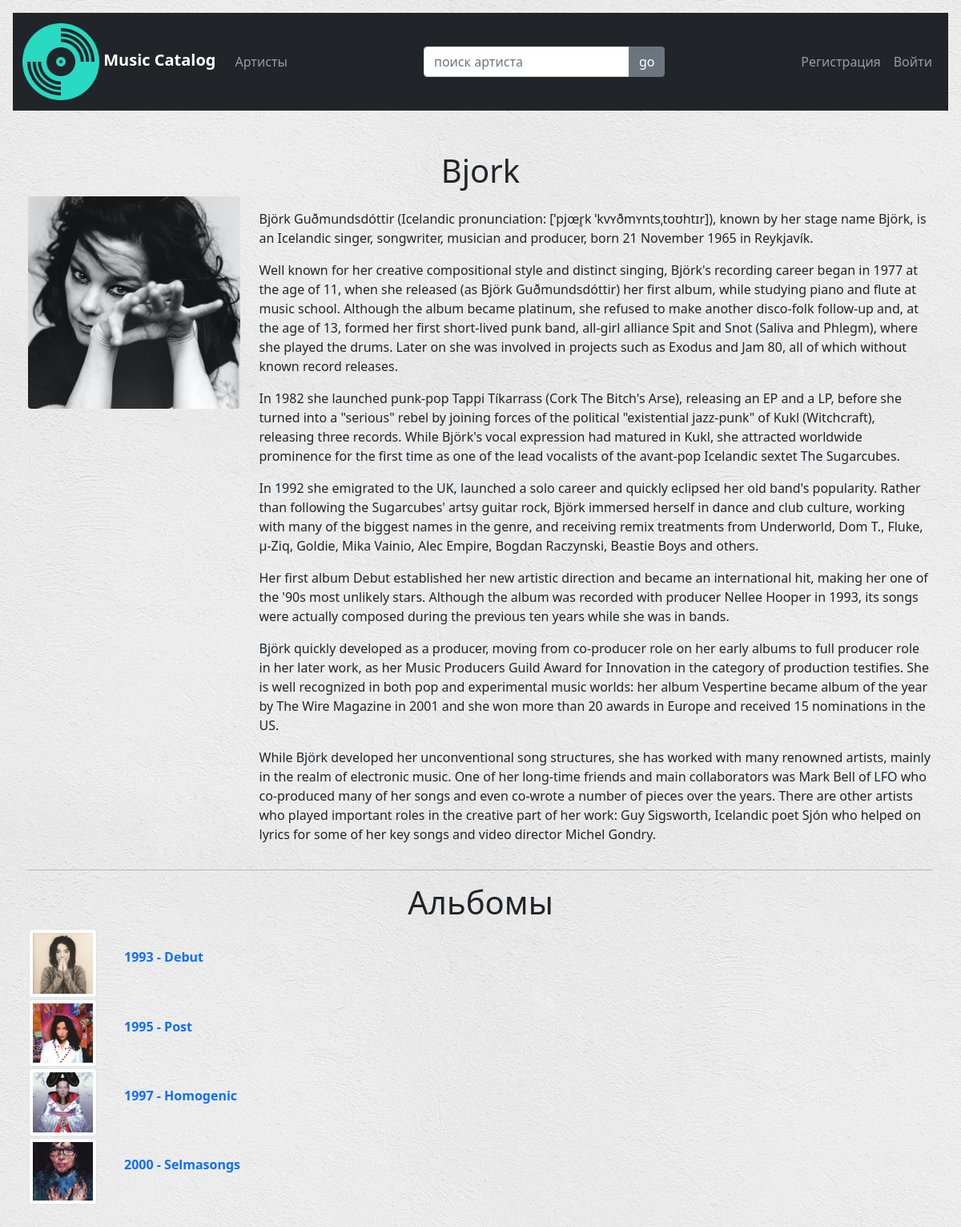
The app's page /artist/bjork/, older data.
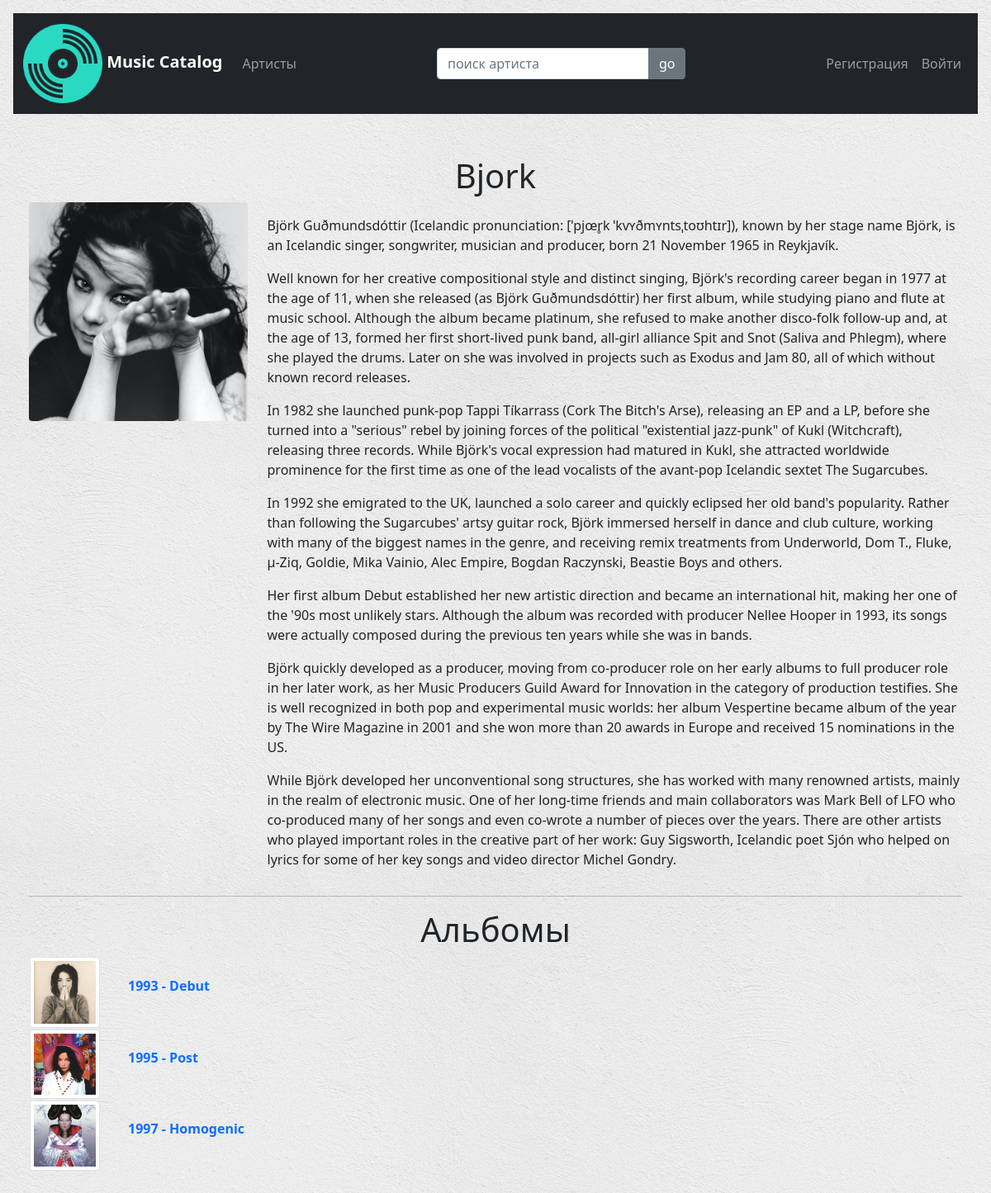
The same page, newer data.
### discography/models.py (models this page shows, shortened)
class Artist(models.Model):
    name = models.CharField("Имя", max_length=255, unique=True)
    profile = models.TextField("Профиль", blank=True)
    photo = models.ImageField("Фото", upload_to="artist", default='artist/singer.png')
    slug = models.SlugField("URL", max_length=255, unique=True, null=True)
    def __str__(self):
        return self.name
    class Meta:
        ordering = ("name",)

class Album(models.Model):
    title = models.CharField("Название", max_length=255)
    artist = models.ForeignKey(Artist, max_length=255, null=True, on_delete=models.CASCADE, related_name='albums',
                               verbose_name="Артист")
    photo = models.ImageField("Обложка", upload_to="album", default='album/vinyl.png')
    slug = models.SlugField("URL", max_length=255, unique=True)
    year = models.PositiveIntegerField(
        validators=[
            MinValueValidator(1900),
            MaxValueValidator(datetime.now().year)],
        verbose_name="Год релиза")
    genre = models.ManyToManyField(Genre, related_name='albums', verbose_name="Жанр")
    def __str__(self):
        return f"{self.title}"
    class Meta:
        ordering = ("artist", "year",)
    def get_absolute_url(self):
        return reverse('album_detail', args=[self.slug])

### discography/views.py (the view)
# urls.py: path('artist/<slug:slug>/', ArtistProfileView.as_view(), name='artist_profile'),
class ArtistProfileView(MenuMixin, ListView):
    model = Artist
    template_name = 'discography/artist_profile.html'
    def get_queryset(self):
        self.slug = get_object_or_404(Artist, slug=self.kwargs["slug"])
        return Artist.objects.filter(slug=self.slug)
    def get_context_data(self, **kwargs):
        context = super().get_context_data(**kwargs)
        context['title'] = 'Профиль артиста'
        context['artist'] = Artist.objects.filter(name=self.slug)
        context['album_list'] = Album.objects.filter(artist__name=self.slug)
        return context

### discography/utils.py (called while the page is built)
    def get_context_data(self, **kwargs):
        context = super().get_context_data(**kwargs)
        user_menu = menu.copy()
        if not self.request.user.is_authenticated:
            user_menu = user_menu[:1]
        context['menu'] = user_menu
        return context

### discography/templates/discography/artist_profile.html (shortened to what this page needs)
{% extends 'discography/base.html' %}
{% load static %}
{% block content %}
<p class="h1" style="text-align:center">{{ artist.first.name}}</p>
<div class="how-section1">
    <div class="row">
        <div class="col-md-3 how-img">
            <img src="{{ artist.get.photo.url }}" class="rounded img-fluid"
                 alt="artist"/>
        </div>
        <div class="col-md-9">
            <p class="text-muted">{{ artist.first.profile|linebreaks }}</p>
        </div>
    </div>
</div>
<hr>
<p class="h1" style="text-align:center">Альбомы</p>
{% for album in album_list %}
<table style="padding-left: 50px;">
    <tbody>
    <tr>
        <td><img src="{{ album.photo.url }}" class="img-thumbnail" alt="cover" width="85px"></td>
        <td><a href="{{ album.get_absolute_url }}">
            <ul><b>{{ album.year }} - {{ album }}</b></ul>
        </a>
        </td>
        {% empty %}
        <td><b>Пока здесь нет альбомов</b></td>
        {% endfor %}
    </tr>
    </tbody>
</table>
{% endblock %}

### discography/templates/discography/base.html (shortened to what this page needs)
{% load static %}
<!DOCTYPE html>
<html lang="en">
<head>
    <link href="https://cdn.jsdelivr.net/npm/bootstrap@5.0.2/dist/css/bootstrap.min.css" rel="stylesheet"
>
</head>
<body style="background: url({% static 'discography/images/white_wall.png' %}">
<div class="m-3">
    <nav class="navbar navbar-expand-lg navbar-dark bg-dark">
        <div class="container-fluid">
            <a class="navbar-brand" href="{% url 'index' %}">
                <img src="{% static 'discography/images/vinyl.ico' %}" alt="icon" height="96"
                     class="d-inline-block align-text-center">
                <strong>
                    Music Catalog
                </strong>
            </a>
            <div class="collapse navbar-collapse justify-content-between" id="navbarCollapse">
                <div class="navbar-nav">
                    {% for item in menu %}
                    {% if request.resolver_match.url_name == item.url_name %}
                    <a class="nav-link active" aria-current="page" href="{% url item.url_name %}">{{ item.title }}</a>
                    {% else %}
                    <a class="nav-link" aria-current="page" href="{% url item.url_name %}">{{ item.title }}</a>
                    {% endif %}
                    {% endfor %}
                </div>
                <form class="d-flex" action="{% url 'search_result' %}" method="get">
                    <div class="input-group">
                        <input type="text" name='query' class="form-control" placeholder="поиск артиста">
                        <button type="submit" class="btn btn-secondary">go</button>
                    </div>
                </form>
                <div class="navbar-nav">
                    {% if request.user.is_authenticated %}
                    <li class="nav-item dropdown">
                        <a class="nav-link active dropdown-toggle" data-bs-toggle="dropdown" role="button" aria-expanded="false">
                            {{user.username}}
                        </a>
                        <ul class="dropdown-menu">
                            <li><a class="dropdown-item" href="{% url 'password_change' %}">Изменить пароль</a></li>
                        </ul>
                    </li>
                    <a class="nav-link" href="{% url 'logout' %}">Выйти</a>
                    {% else %}
                    <a class="nav-link" href="{% url 'registration' %}">Регистрация</a>
                    <a class="nav-link" href="{% url 'login' %}">Войти</a>
                    {% endif %}
                </div>
            </div>
        </div>
    </nav>
</div>
<article>
    {% block content %}
    {% endblock %}
</article>
</body>
</html>

### discography/templates/discography/base.html (style rules this page uses)
a { text-decoration: none; }
article { float: center; padding: 35px; width: 100%; }

Row changes from the older to the newer data that the page shows:
removed Album: photo (picture), year "2000", title "Selmasongs"
